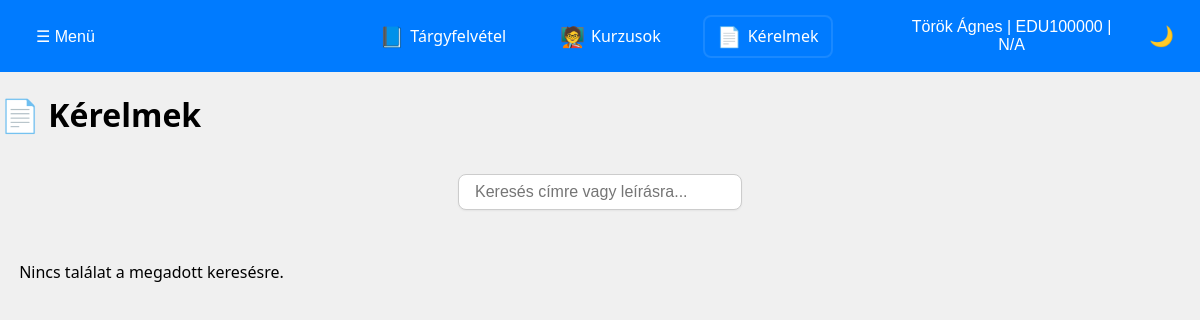
The app's page /student/request.php (signed in), older data.
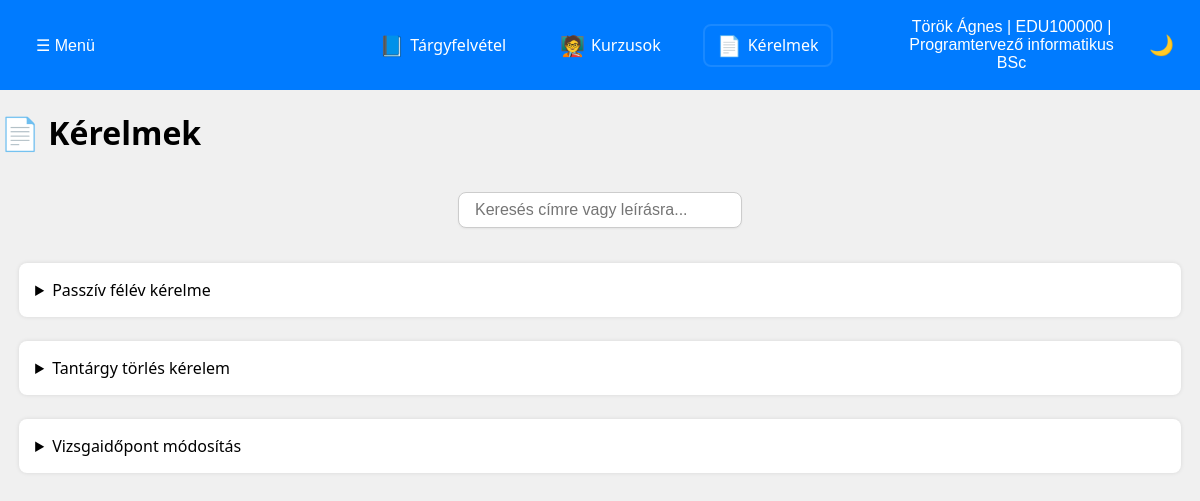
The same page, newer data.
### tables this page shows
CREATE TABLE users (
    id INT AUTO_INCREMENT PRIMARY KEY,
    name VARCHAR(100) NOT NULL,
    eduportal_id VARCHAR(20) NOT NULL UNIQUE,
    email VARCHAR(100) NOT NULL,
    phone VARCHAR(20),
    password_hash VARCHAR(255) NOT NULL,
    postal_code VARCHAR(10),
    city VARCHAR(100),
    address VARCHAR(255),
    birth_date DATE,
    mothers_name VARCHAR(100),
    role ENUM('hallgato', 'tanar', 'admin') NOT NULL DEFAULT 'hallgato',
    course_code VARCHAR(20),
	financing_type ENUM('állami', 'önköltséges') NOT NULL,
    created_at TIMESTAMP DEFAULT CURRENT_TIMESTAMP,
	updated_at TIMESTAMP DEFAULT CURRENT_TIMESTAMP ON UPDATE CURRENT_TIMESTAMP
);

CREATE TABLE programs (
    id INT NOT NULL AUTO_INCREMENT PRIMARY KEY,
    szak_szam VARCHAR(20) UNIQUE NOT NULL,
    name VARCHAR(255) NOT NULL,
	facultative_credit INT,
	freely_selectable_credit INT,
	cost DECIMAL(10,2),
    created_at TIMESTAMP DEFAULT CURRENT_TIMESTAMP,
    updated_at TIMESTAMP DEFAULT CURRENT_TIMESTAMP ON UPDATE CURRENT_TIMESTAMP
);

CREATE TABLE request_templates (
    id INT NOT NULL AUTO_INCREMENT PRIMARY KEY,
    title VARCHAR(255) NOT NULL,
    description TEXT,
    to_who TEXT,

    version INT NOT NULL DEFAULT 1,
    previous_version_id INT NULL,
	is_active TINYINT(1) NOT NULL DEFAULT 1,

    created_at DATETIME DEFAULT CURRENT_TIMESTAMP,
    updated_at DATETIME DEFAULT CURRENT_TIMESTAMP ON UPDATE CURRENT_TIMESTAMP,

    CONSTRAINT fk_prev_version
        FOREIGN KEY (previous_version_id)
        REFERENCES request_templates(id)
        ON DELETE SET NULL
);

### PHP_Header/s_request.php (called while the page is built, shortened)
<?php
$eduportal_id = $_SESSION['eduportal_id'];
global $conn;
$user_sql = "
SELECT
    u.name,
    p.name AS szak_nev
FROM users u
LEFT JOIN programs p ON p.szak_szam = u.course_code
WHERE u.eduportal_id = ?";
$user_stmt = $conn->prepare($user_sql);
$user_stmt->bind_param("s", $eduportal_id);
$user_stmt->execute();
$user_result = $user_stmt->get_result();
$user = $user_result->fetch_assoc();
$user_name = $user['name'] ?? "Ismeretlen";
$user_course = $user['szak_nev'] ?? "N/A";
$request_sql = "
SELECT rt.id,
       rt.title,
       rt.description
FROM request_templates rt
LEFT JOIN request_templates rt2 ON rt2.previous_version_id = rt.id
WHERE rt.to_who = 'hallgato'
    AND rt2.id IS NULL
    AND rt.is_active = 1
ORDER BY rt.created_at DESC";
$request_result = $conn->query($request_sql);
$templates = [];
while ($row = $request_result->fetch_assoc()) {
    $templates[] = $row;
}

### student/request.php (the view, shortened to what this page needs)
<?php
require_once __DIR__ . '/../PHP_Header/s_request.php';
?>
<!DOCTYPE html>
<html lang="hu">
<head>
    <link rel="stylesheet" href="../CSS/site_style.css">
    <link rel="stylesheet" href="../CSS/request.css">
</head>
<body>
<header>
    <div class="menu">
        <div class="dropdown">
            <button id="dropdownToggleL" class="dropbtn">☰ Menü </button>
        </div>
    </div>
    <nav class="main-nav">
        <a href="course_offering.php"><span class="icon">📘</span> Tárgyfelvétel</a>
        <a href="courses.php"><span class="icon">🧑‍🏫</span> Kurzusok</a>
        <a id="active" href="#"><span class="icon">📄</span> Kérelmek</a>
    </nav>
    <div class="user-menu">
        <div class="dropdown">
            <button id="dropdownToggleR" class="dropbtn">
                <?php echo htmlspecialchars($user_name); ?> |
                <?php echo htmlspecialchars($eduportal_id); ?> |
                <?php echo htmlspecialchars($user_course); ?>
            </button>
        </div>
        <div class="theme-switcher">
            <button id="theme-toggle" class="theme-btn">🌙</button>
        </div>
    </div>
</header>
<main class="layout">
    <h1>📄 Kérelmek</h1>
    <div class="search-form">
        <input type="text" id="sr_searchInput" placeholder="Keresés címre vagy leírásra...">
    </div>
    <div class="requests-container">
        <?php if (empty($templates)): ?>
            <p>Nincs találat a megadott keresésre.</p>
        <?php else: ?>
            <?php foreach ($templates as $template): ?>
                <details class="sr_request-card"
                          data-title="<?= strtolower(htmlspecialchars($template['title'])) ?>"
                          data-description="<?= strtolower(htmlspecialchars($template['description'])) ?>">
                    <summary class="card-summary">
                        <span class="title"><?= htmlspecialchars($template['title']) ?></span>
                    </summary>
                </details>
            <?php endforeach; ?>
        <?php endif; ?>
    </div>
</main>
</body>
</html>

Row changes from the older to the newer data that the page shows:
changed users "Török Ágnes": programs.name (not shown) → "Programtervező informatikus BSc"
now on this page (row edited): request_templates: title "Passzív félév kérelme"
now on this page (row edited): request_templates: title "Tantárgy törlés kérelem"
now on this page (row edited): request_templates: title "Vizsgaidőpont módosítás"
Text that changed along with them:
$user_course: "N/A" → (not shown)
text no longer shown: "Nincs találat a megadott keresésre."
